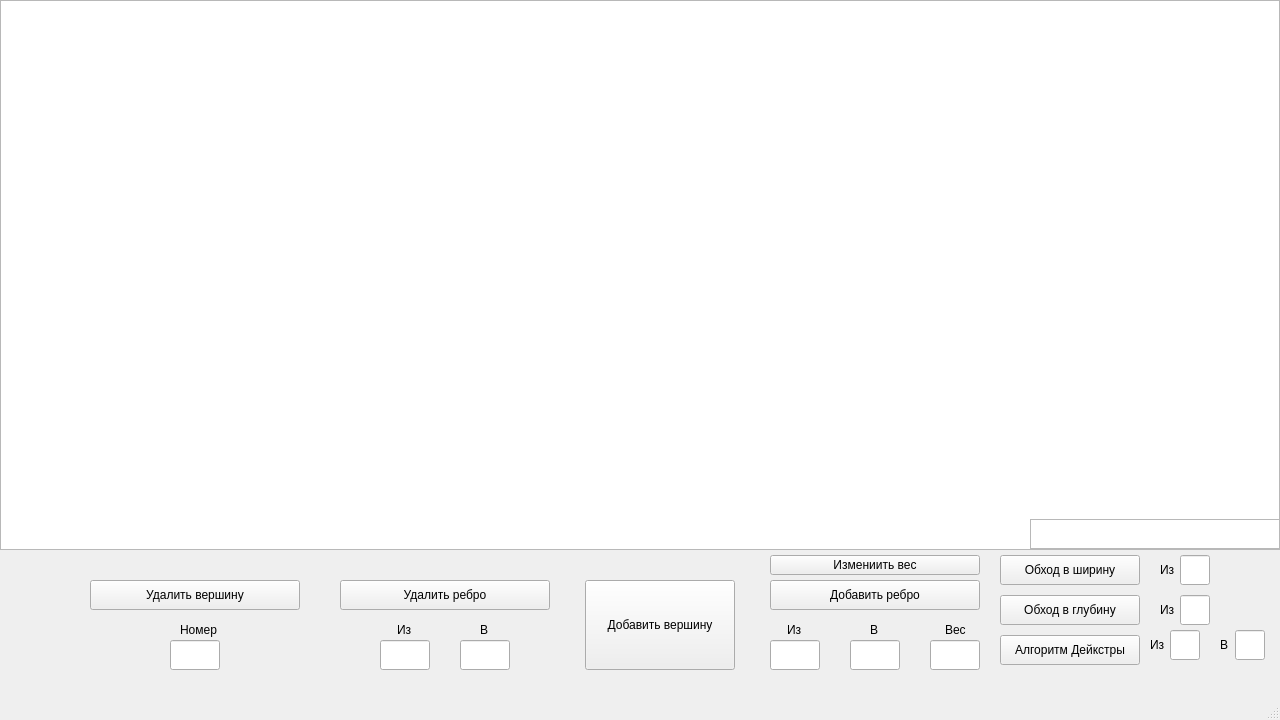
<?xml version="1.0" encoding="UTF-8"?>
<ui version="4.0">
 <class>MainWindow</class>
 <widget class="QMainWindow" name="MainWindow">
  <property name="geometry">
   <rect>
    <x>0</x>
    <y>0</y>
    <width>1280</width>
    <height>720</height>
   </rect>
  </property>
  <property name="windowTitle">
   <string>MainWindow</string>
  </property>
  <widget class="QWidget" name="centralwidget">
   <widget class="QGraphicsView" name="graphicsView">
    <property name="geometry">
     <rect>
      <x>0</x>
      <y>0</y>
      <width>1280</width>
      <height>550</height>
     </rect>
    </property>
    <property name="sizePolicy">
     <sizepolicy hsizetype="Fixed" vsizetype="Fixed">
      <horstretch>0</horstretch>
      <verstretch>0</verstretch>
     </sizepolicy>
    </property>
    <property name="sizeIncrement">
     <size>
      <width>1280</width>
      <height>550</height>
     </size>
    </property>
    <property name="baseSize">
     <size>
      <width>1280</width>
      <height>550</height>
     </size>
    </property>
    <property name="font">
     <font>
      <pointsize>10</pointsize>
     </font>
    </property>
    <property name="sceneRect">
     <rectf>
      <x>0.000000000000000</x>
      <y>0.000000000000000</y>
      <width>1261.000000000000000</width>
      <height>548.000000000000000</height>
     </rectf>
    </property>
   </widget>
   <widget class="QPushButton" name="Add_Node_Btn">
    <property name="geometry">
     <rect>
      <x>585</x>
      <y>580</y>
      <width>150</width>
      <height>90</height>
     </rect>
    </property>
    <property name="sizePolicy">
     <sizepolicy hsizetype="Minimum" vsizetype="Fixed">
      <horstretch>0</horstretch>
      <verstretch>0</verstretch>
     </sizepolicy>
    </property>
    <property name="text">
     <string>Добавить вершину</string>
    </property>
   </widget>
   <widget class="QPushButton" name="Add_Edge_Btn">
    <property name="geometry">
     <rect>
      <x>770</x>
      <y>580</y>
      <width>210</width>
      <height>30</height>
     </rect>
    </property>
    <property name="text">
     <string>Добавить ребро</string>
    </property>
   </widget>
   <widget class="QLineEdit" name="Output_lineEdit">
    <property name="geometry">
     <rect>
      <x>770</x>
      <y>640</y>
      <width>50</width>
      <height>30</height>
     </rect>
    </property>
   </widget>
   <widget class="QLineEdit" name="Input_lineEdit">
    <property name="geometry">
     <rect>
      <x>850</x>
      <y>640</y>
      <width>50</width>
      <height>30</height>
     </rect>
    </property>
   </widget>
   <widget class="QLineEdit" name="weight_lineEdit">
    <property name="geometry">
     <rect>
      <x>930</x>
      <y>640</y>
      <width>50</width>
      <height>30</height>
     </rect>
    </property>
   </widget>
   <widget class="QLabel" name="label">
    <property name="geometry">
     <rect>
      <x>787</x>
      <y>620</y>
      <width>16</width>
      <height>20</height>
     </rect>
    </property>
    <property name="text">
     <string>Из</string>
    </property>
   </widget>
   <widget class="QLabel" name="label_2">
    <property name="geometry">
     <rect>
      <x>870</x>
      <y>620</y>
      <width>16</width>
      <height>20</height>
     </rect>
    </property>
    <property name="text">
     <string>В</string>
    </property>
   </widget>
   <widget class="QLabel" name="label_3">
    <property name="geometry">
     <rect>
      <x>945</x>
      <y>620</y>
      <width>30</width>
      <height>20</height>
     </rect>
    </property>
    <property name="text">
     <string>Вес</string>
    </property>
   </widget>
   <widget class="QPushButton" name="Delete_Edge_Btn">
    <property name="geometry">
     <rect>
      <x>340</x>
      <y>580</y>
      <width>210</width>
      <height>30</height>
     </rect>
    </property>
    <property name="text">
     <string>Удалить ребро</string>
    </property>
   </widget>
   <widget class="QLabel" name="label_4">
    <property name="geometry">
     <rect>
      <x>397</x>
      <y>620</y>
      <width>16</width>
      <height>20</height>
     </rect>
    </property>
    <property name="text">
     <string>Из</string>
    </property>
   </widget>
   <widget class="QLineEdit" name="Input_Delete_lineEdit">
    <property name="geometry">
     <rect>
      <x>460</x>
      <y>640</y>
      <width>50</width>
      <height>30</height>
     </rect>
    </property>
   </widget>
   <widget class="QLineEdit" name="Output_Delete_lineEdit">
    <property name="geometry">
     <rect>
      <x>380</x>
      <y>640</y>
      <width>50</width>
      <height>30</height>
     </rect>
    </property>
   </widget>
   <widget class="QLabel" name="label_5">
    <property name="geometry">
     <rect>
      <x>480</x>
      <y>620</y>
      <width>16</width>
      <height>20</height>
     </rect>
    </property>
    <property name="text">
     <string>В</string>
    </property>
   </widget>
   <widget class="QPushButton" name="Delete_Node_Btn">
    <property name="geometry">
     <rect>
      <x>90</x>
      <y>580</y>
      <width>210</width>
      <height>30</height>
     </rect>
    </property>
    <property name="text">
     <string>Удалить вершину</string>
    </property>
   </widget>
   <widget class="QLineEdit" name="Delete_node_lineEdit">
    <property name="geometry">
     <rect>
      <x>170</x>
      <y>640</y>
      <width>50</width>
      <height>30</height>
     </rect>
    </property>
   </widget>
   <widget class="QLabel" name="label_6">
    <property name="geometry">
     <rect>
      <x>180</x>
      <y>620</y>
      <width>37</width>
      <height>20</height>
     </rect>
    </property>
    <property name="text">
     <string>Номер</string>
    </property>
   </widget>
   <widget class="QPushButton" name="Change_weight_Btn">
    <property name="geometry">
     <rect>
      <x>770</x>
      <y>555</y>
      <width>210</width>
      <height>20</height>
     </rect>
    </property>
    <property name="text">
     <string>Измениить вес</string>
    </property>
   </widget>
   <widget class="QPushButton" name="Width_traversal_Btn">
    <property name="geometry">
     <rect>
      <x>1000</x>
      <y>555</y>
      <width>140</width>
      <height>30</height>
     </rect>
    </property>
    <property name="text">
     <string>Обход в ширину</string>
    </property>
   </widget>
   <widget class="QPushButton" name="Deep_crawl_Btn">
    <property name="geometry">
     <rect>
      <x>1000</x>
      <y>595</y>
      <width>140</width>
      <height>30</height>
     </rect>
    </property>
    <property name="text">
     <string>Обход в глубину</string>
    </property>
   </widget>
   <widget class="QPushButton" name="Dijkstra_Btn">
    <property name="geometry">
     <rect>
      <x>1000</x>
      <y>635</y>
      <width>140</width>
      <height>30</height>
     </rect>
    </property>
    <property name="text">
     <string>Алгоритм Дейкстры</string>
    </property>
   </widget>
   <widget class="QLineEdit" name="Wide_lineEdit">
    <property name="geometry">
     <rect>
      <x>1180</x>
      <y>555</y>
      <width>30</width>
      <height>30</height>
     </rect>
    </property>
   </widget>
   <widget class="QLineEdit" name="Deep_lineEdit">
    <property name="geometry">
     <rect>
      <x>1180</x>
      <y>595</y>
      <width>30</width>
      <height>30</height>
     </rect>
    </property>
   </widget>
   <widget class="QLabel" name="label_7">
    <property name="geometry">
     <rect>
      <x>1160</x>
      <y>560</y>
      <width>16</width>
      <height>20</height>
     </rect>
    </property>
    <property name="text">
     <string>Из</string>
    </property>
   </widget>
   <widget class="QLabel" name="label_8">
    <property name="geometry">
     <rect>
      <x>1160</x>
      <y>600</y>
      <width>16</width>
      <height>20</height>
     </rect>
    </property>
    <property name="text">
     <string>Из</string>
    </property>
   </widget>
   <widget class="QLabel" name="label_9">
    <property name="geometry">
     <rect>
      <x>1150</x>
      <y>635</y>
      <width>16</width>
      <height>20</height>
     </rect>
    </property>
    <property name="text">
     <string>Из</string>
    </property>
   </widget>
   <widget class="QLineEdit" name="Dijkstra_start_lineEdit">
    <property name="geometry">
     <rect>
      <x>1170</x>
      <y>630</y>
      <width>30</width>
      <height>30</height>
     </rect>
    </property>
   </widget>
   <widget class="QLabel" name="label_10">
    <property name="geometry">
     <rect>
      <x>1220</x>
      <y>635</y>
      <width>16</width>
      <height>20</height>
     </rect>
    </property>
    <property name="text">
     <string>В</string>
    </property>
   </widget>
   <widget class="QLineEdit" name="Dijkstra_end_lineEdit">
    <property name="geometry">
     <rect>
      <x>1235</x>
      <y>630</y>
      <width>30</width>
      <height>30</height>
     </rect>
    </property>
   </widget>
   <widget class="QTextBrowser" name="Output_algoritms">
    <property name="geometry">
     <rect>
      <x>1030</x>
      <y>519</y>
      <width>250</width>
      <height>30</height>
     </rect>
    </property>
   </widget>
  </widget>
  <widget class="QMenuBar" name="menubar">
   <property name="geometry">
    <rect>
     <x>0</x>
     <y>0</y>
     <width>1280</width>
     <height>21</height>
    </rect>
   </property>
  </widget>
  <widget class="QStatusBar" name="statusbar"/>
 </widget>
 <resources/>
 <connections/>
</ui>
